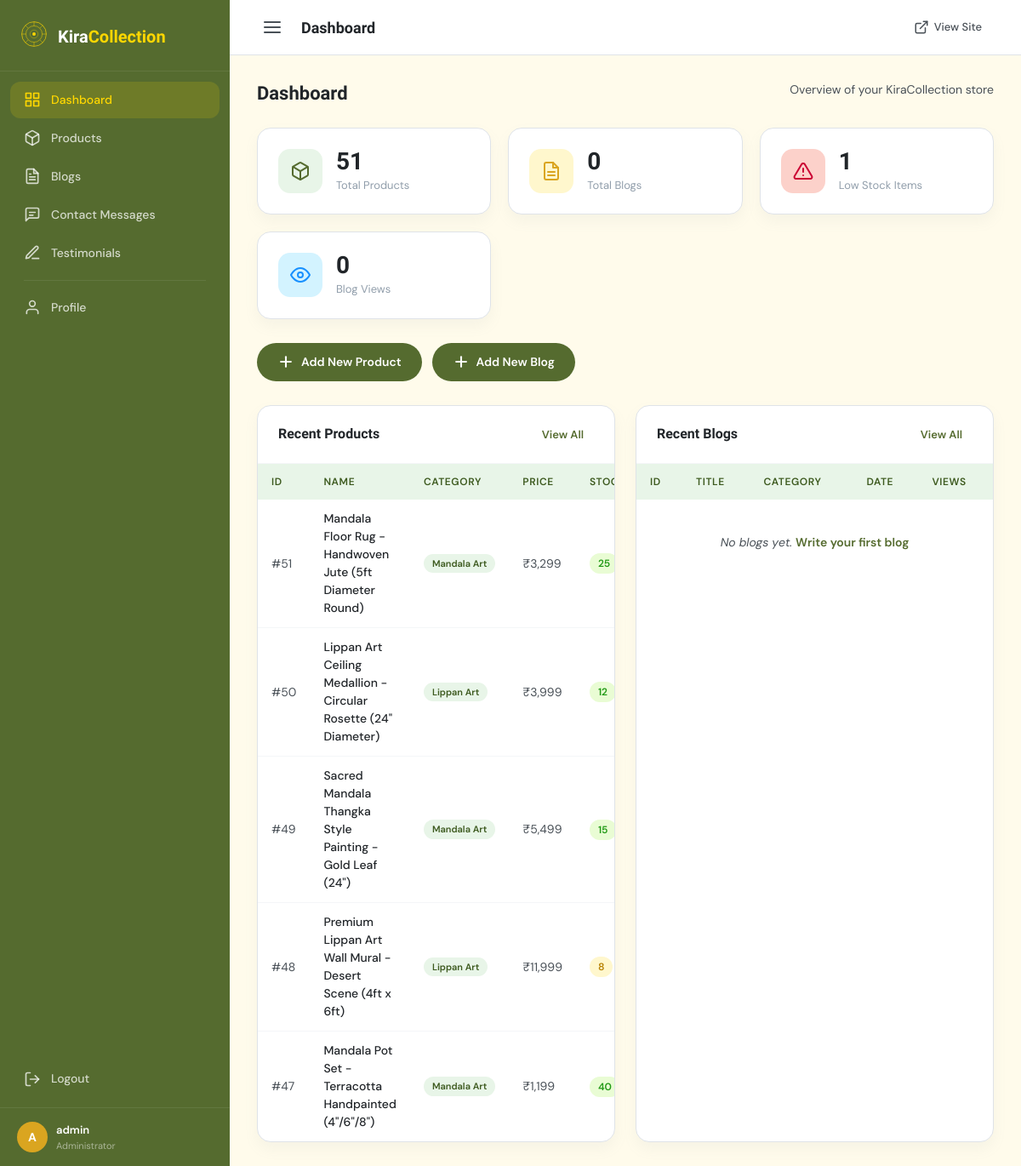
The page /admin/index.php (signed in) on the database its author committed.
### tables this page shows
CREATE TABLE `products` (
  `id` int(11) NOT NULL AUTO_INCREMENT,
  `name` varchar(255) NOT NULL,
  `category` varchar(100) NOT NULL DEFAULT 'Lippan Art',
  `image` varchar(500) DEFAULT '',
  `current_price` varchar(50) DEFAULT '',
  `old_price` varchar(50) DEFAULT '',
  `discount_percentage` varchar(50) DEFAULT '',
  `discount_badge` varchar(50) DEFAULT '',
  `rating` decimal(2,1) DEFAULT '0.0',
  `reviews` int(11) DEFAULT '0',
  `sold` int(11) DEFAULT '0',
  `available` int(11) DEFAULT '0',
  `description` text,
  `materials` varchar(500) DEFAULT '',
  `dimensions` varchar(200) DEFAULT '',
  `weight` varchar(100) DEFAULT '',
  `care_instructions` text,
  `sku` varchar(100) DEFAULT '',
  `created_at` datetime DEFAULT CURRENT_TIMESTAMP,
  `updated_at` datetime DEFAULT CURRENT_TIMESTAMP ON UPDATE CURRENT_TIMESTAMP,
  PRIMARY KEY (`id`)
);

### admin/includes/auth.php (called while the page is built, shortened)
<?php
function getCurrentAdmin() {
    $db = getDB();
    $stmt = $db->prepare("SELECT id, username, email, name FROM admins WHERE id = ?");
    $stmt->execute([$_SESSION['admin_id']]);
    return $stmt->fetch();
}

### admin/index.php (the view, shortened to what this page needs)
<?php
require_once __DIR__ . '/partials/header.php';
$db = getDB();
$totalProducts = $db->query("SELECT COUNT(*) FROM products")->fetchColumn();
$totalBlogs = $db->query("SELECT COUNT(*) FROM blogs")->fetchColumn();
$lowStock = $db->query("SELECT COUNT(*) FROM products WHERE available > 0 AND available < 10")->fetchColumn();
$totalViews = $db->query("SELECT SUM(views) FROM blogs")->fetchColumn() ?: 0;
$recentProducts = $db->query("SELECT id, name, category, current_price, available FROM products ORDER BY id DESC LIMIT 5")->fetchAll();
$recentBlogs = $db->query("SELECT id, title, category, date, views FROM blogs ORDER BY id DESC LIMIT 5")->fetchAll();
?>
<div class="dashboard">
    <div class="page-header">
        <h2>Dashboard</h2>
        <p>Overview of your KiraCollection store</p>
    </div>
    <div class="stats-grid">
        <div class="stat-card">
            <div class="stat-icon stat-icon-products">
            </div>
            <div class="stat-info">
                <span class="stat-value"><?= $totalProducts ?></span>
                <span class="stat-label">Total Products</span>
            </div>
        </div>
        <div class="stat-card">
            <div class="stat-icon stat-icon-blogs">
            </div>
            <div class="stat-info">
                <span class="stat-value"><?= $totalBlogs ?></span>
                <span class="stat-label">Total Blogs</span>
            </div>
        </div>
        <div class="stat-card">
            <div class="stat-icon stat-icon-stock">
            </div>
            <div class="stat-info">
                <span class="stat-value"><?= $lowStock ?></span>
                <span class="stat-label">Low Stock Items</span>
            </div>
        </div>
        <div class="stat-card">
            <div class="stat-icon stat-icon-views">
                <svg width="24" height="24" viewBox="0 0 24 24" fill="none" stroke="#1890ff" stroke-width="2" stroke-linecap="round" stroke-linejoin="round"><path d="M1 12s4-8 11-8 11 8 11 8-4 8-11 8-11-8-11-8z"/><circle cx="12" cy="12" r="3"/></svg>
            </div>
            <div class="stat-info">
                <span class="stat-value"><?= number_format($totalViews) ?></span>
                <span class="stat-label">Blog Views</span>
            </div>
        </div>
    </div>
    <div class="quick-actions">
        <a href="product-add.php" class="quick-action-btn">
            <svg width="20" height="20" viewBox="0 0 24 24" fill="none" stroke="currentColor" stroke-width="2.5" stroke-linecap="round" stroke-linejoin="round"><line x1="12" y1="5" x2="12" y2="19"/><line x1="5" y1="12" x2="19" y2="12"/></svg>
            Add New Product
        </a>
        <a href="blog-add.php" class="quick-action-btn">
            <svg width="20" height="20" viewBox="0 0 24 24" fill="none" stroke="currentColor" stroke-width="2.5" stroke-linecap="round" stroke-linejoin="round"><line x1="12" y1="5" x2="12" y2="19"/><line x1="5" y1="12" x2="19" y2="12"/></svg>
            Add New Blog
        </a>
    </div>
    <div class="tables-grid">
        <div class="table-card">
            <div class="table-card-header">
                <h3>Recent Products</h3>
                <a href="products.php" class="view-all">View All</a>
            </div>
            <div class="table-responsive">
                <table class="data-table">
                    <thead>
                        <tr>
                            <th>ID</th>
                            <th>Name</th>
                            <th>Category</th>
                            <th>Price</th>
                            <th>Stock</th>
                        </tr>
                    </thead>
                    <tbody>
                        <?php if (empty($recentProducts)): ?>
                            <tr><td colspan="5" class="empty-row">No products yet. <a href="product-add.php">Add your first product</a></td></tr>
                        <?php else: ?>
                            <?php foreach ($recentProducts as $p): ?>
                            <tr>
                                <td>#<?= $p['id'] ?></td>
                                <td><a href="product-edit.php?id=<?= $p['id'] ?>" class="table-link"><?= htmlspecialchars($p['name']) ?></a></td>
                                <td><span class="badge badge-cat"><?= htmlspecialchars($p['category']) ?></span></td>
                                <td><?= htmlspecialchars($p['current_price']) ?></td>
                                <td>
                                    <?php if ($p['available'] <= 0): ?>
                                        <span class="status status-out">Out</span>
                                    <?php elseif ($p['available'] < 10): ?>
                                        <span class="status status-low"><?= $p['available'] ?></span>
                                    <?php else: ?>
                                        <span class="status status-ok"><?= $p['available'] ?></span>
                                    <?php endif; ?>
                                </td>
                            </tr>
                            <?php endforeach; ?>
                        <?php endif; ?>
                    </tbody>
                </table>
            </div>
        </div>
        <div class="table-card">
            <div class="table-card-header">
                <h3>Recent Blogs</h3>
                <a href="blogs.php" class="view-all">View All</a>
            </div>
            <div class="table-responsive">
                <table class="data-table">
                    <thead>
                        <tr>
                            <th>ID</th>
                            <th>Title</th>
                            <th>Category</th>
                            <th>Date</th>
                            <th>Views</th>
                        </tr>
                    </thead>
                    <tbody>
                        <?php if (empty($recentBlogs)): ?>
                            <tr><td colspan="5" class="empty-row">No blogs yet. <a href="blog-add.php">Write your first blog</a></td></tr>
                        <?php endif; ?>
                    </tbody>
                </table>
            </div>
        </div>
    </div>
</div>
<?php require_once __DIR__ . '/partials/footer.php'; ?>

### admin/partials/header.php (shortened to what this page needs)
<?php
require_once __DIR__ . '/../includes/auth.php';
$currentAdmin = getCurrentAdmin();
$currentPage = basename($_SERVER['PHP_SELF']);
?>
<!DOCTYPE html>
<html lang="en">
<head>
    <link rel="stylesheet" href="assets/admin.css">
</head>
<body>
    <div class="admin-wrapper">
        <aside class="sidebar" id="sidebar">
            <div class="sidebar-brand">
                <div class="sidebar-logo">
                </div>
                <span class="sidebar-title">Kira<span>Collection</span></span>
            </div>
            <nav class="sidebar-nav">
                <a href="index.php" class="nav-item <?= $currentPage === 'index.php' ? 'active' : '' ?>">
                    <svg width="20" height="20" viewBox="0 0 24 24" fill="none" stroke="currentColor" stroke-width="2"
                        stroke-linecap="round" stroke-linejoin="round">
                        <rect x="3" y="3" width="7" height="7" />
                        <rect x="14" y="3" width="7" height="7" />
                        <rect x="14" y="14" width="7" height="7" />
                        <rect x="3" y="14" width="7" height="7" />
                    </svg>
                    <span>Dashboard</span>
                </a>
                <a href="products.php"
                    class="nav-item <?= strpos($currentPage, 'product') !== false ? 'active' : '' ?>">
                    <span>Products</span>
                </a>
                <a href="blogs.php" class="nav-item <?= strpos($currentPage, 'blog') !== false ? 'active' : '' ?>">
                    <span>Blogs</span>
                </a>
                <a href="contact-messages.php"
                    class="nav-item <?= strpos($currentPage, 'contact') !== false ? 'active' : '' ?>">
                    <svg width="20" height="20" viewBox="0 0 24 24" fill="none" stroke="currentColor" stroke-width="2"
                        stroke-linecap="round" stroke-linejoin="round">
                        <path d="M21 15a2 2 0 0 1-2 2H7l-4 4V5a2 2 0 0 1 2-2h14a2 2 0 0 1 2 2z" />
                        <path d="M8 9h8" />
                        <path d="M8 13h5" />
                    </svg>
                    <span>Contact Messages</span>
                </a>
                <a href="testimonials.php"
                    class="nav-item <?= strpos($currentPage, 'testimonial') !== false ? 'active' : '' ?>">
                    <svg width="20" height="20" viewBox="0 0 24 24" fill="none" stroke="currentColor" stroke-width="2"
                        stroke-linecap="round" stroke-linejoin="round">
                        <path d="M12 20h9" />
                        <path d="M16.5 3.5a2.121 2.121 0 0 1 3 3L7 19l-4 1 1-4L16.5 3.5z" />
                    </svg>
                    <span>Testimonials</span>
                </a>
                <div class="nav-divider"></div>
                <a href="profile.php"
                    class="nav-item <?= $currentPage === 'profile.php' ? 'active' : '' ?>">
                    <svg width="20" height="20" viewBox="0 0 24 24" fill="none" stroke="currentColor" stroke-width="2"
                        stroke-linecap="round" stroke-linejoin="round">
                        <path d="M20 21v-2a4 4 0 0 0-4-4H8a4 4 0 0 0-4 4v2" />
                        <circle cx="12" cy="7" r="4" />
                    </svg>
                    <span>Profile</span>
                </a>
                <a href="logout.php" class="nav-item logout-item">
                    <svg width="20" height="20" viewBox="0 0 24 24" fill="none" stroke="currentColor" stroke-width="2"
                        stroke-linecap="round" stroke-linejoin="round">
                        <path d="M9 21H5a2 2 0 0 1-2-2V5a2 2 0 0 1 2-2h4" />
                        <polyline points="16 17 21 12 16 7" />
                        <line x1="21" y1="12" x2="9" y2="12" />
                    </svg>
                    <span>Logout</span>
                </a>
            </nav>
            <div class="sidebar-footer">
                <div class="admin-info">
                    <div class="admin-avatar"><?= strtoupper(substr($currentAdmin['username'] ?? 'A', 0, 1)) ?></div>
                    <div class="admin-details">
                        <span class="admin-name"><?= htmlspecialchars($currentAdmin['name'] ?? $currentAdmin['username'] ?? 'Admin') ?></span>
                        <span class="admin-role">Administrator</span>
                    </div>
                </div>
            </div>
        </aside>
        <main class="main-content">
            <header class="topbar">
                <button class="sidebar-toggle" id="sidebarToggle" onclick="toggleSidebar()">
                    <svg width="24" height="24" viewBox="0 0 24 24" fill="none" stroke="currentColor" stroke-width="2"
                        stroke-linecap="round" stroke-linejoin="round">
                        <line x1="3" y1="6" x2="21" y2="6" />
                        <line x1="3" y1="12" x2="21" y2="12" />
                        <line x1="3" y1="18" x2="21" y2="18" />
                    </svg>
                </button>
                <div class="topbar-title">
                    <?php
                    $pageTitles = [
                        'index.php' => 'Dashboard',
                        'products.php' => 'Products',
                        'product-add.php' => 'Add Product',
                        'product-edit.php' => 'Edit Product',
                        'blogs.php' => 'Blogs',
                        'blog-add.php' => 'Add Blog',
                        'blog-edit.php' => 'Edit Blog',
                        'contact-messages.php' => 'Contact Messages',
                        'testimonials.php' => 'Testimonials',
                        'testimonial-add.php' => 'Add Testimonial',
                        'testimonial-edit.php' => 'Edit Testimonial',
                        'profile.php' => 'My Profile',
                    ];
                    echo $pageTitles[$currentPage] ?? 'Admin Panel';
                    ?>
                </div>
                <div class="topbar-actions">
                    <a href="../index.php" class="topbar-link" target="_blank">
                        <svg width="18" height="18" viewBox="0 0 24 24" fill="none" stroke="currentColor"
                            stroke-width="2" stroke-linecap="round" stroke-linejoin="round">
                            <path d="M18 13v6a2 2 0 0 1-2 2H5a2 2 0 0 1-2-2V8a2 2 0 0 1 2-2h6" />
                            <polyline points="15 3 21 3 21 9" />
                            <line x1="10" y1="14" x2="21" y2="3" />
                        </svg>
                        View Site
                    </a>
                </div>
            </header>
            <div class="content-area">

### rows shown on the page
products: id "51", name "Mandala Floor Rug - Handwoven Jute (5ft Diameter Round)", category "Mandala Art", current_price "₹3,299", available "25"
products: id "50", name "Lippan Art Ceiling Medallion - Circular Rosette (24\" Diameter)", category "Lippan Art", current_price "₹3,999", available "12"
products: id "49", name "Sacred Mandala Thangka Style Painting - Gold Leaf (24\")", category "Mandala Art", current_price "₹5,499", available "15"
products: id "48", name "Premium Lippan Art Wall Mural - Desert Scene (4ft x 6ft)", category "Lippan Art", current_price "₹11,999", available "8"
products: id "47", name "Mandala Pot Set - Terracotta Handpainted (4\"/6\"/8\")", category "Mandala Art", current_price "₹1,199", available "40"

### other values the page prints
substr($currentAdmin['username'] ?? 'A', 0, 1) "A"
$currentAdmin['name'] "admin"
$pageTitles[$currentPage] "Dashboard"
$totalProducts "51"
$totalBlogs "0"
$lowStock "1"
$totalViews "0"
